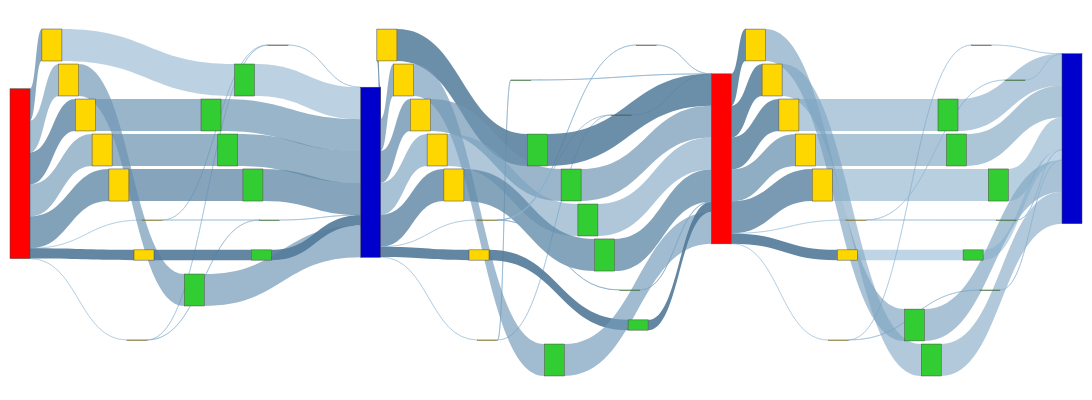

This figure's notebook cell:
### Code cell
f2_nodes, f2_nodes_dict = get_nodes_for_sankey(F2,rm_tags=['sim','agg_r','agg_w'],label_on=False)

# print(node_ref2)

f2_links = get_links_for_sankey(F2, f2_nodes_dict)
fig = go.Figure(go.Sankey(
            node = f2_nodes,
            link = f2_links, orientation='h'))

fig.update_layout(
    autosize=False,
    width=1200,
    height=400,
    margin=dict(
        l=10,
        r=10,
        b=40,
        t=10,
        pad=4
    ),
)
fig.show()
fig.write_html(f"{IMAGE_PATH}/sankey-grouped-sim_agg-vol-vfd.html")

### Figure 1 — Plotly figure (JSON) as saved in the notebook; plotly's stock layout.template omitted (floating-point values rounded to 4 significant figures)
{"data": [{"link": {"color": ["rgba(147.61904761904762, 187.61904761904762, 217.61904761904762, 0.41785714285714287)", "rgba(102.38095238095238, 142.38095238095238, 172.38095238095238, 0.7571428571428571)", "rgba(116.66666666666666, 156.66666666666666, 186.66666666666666, 0.65)", "rgba(95.23809523809524, 135.23809523809524, 165.23809523809524, 0.8107142857142857)", "rgba(114.28571428571428, 154.28571428571428, 184.28571428571428, 0.6678571428571429)", "rgba(97.61904761904762, 137.61904761904762, 167.61904761904762, 0.7928571428571429)", "rgba(147.61904761904762, 187.61904761904762, 217.61904761904762, 0.41785714285714287)", "rgba(83.33333333333333, 123.33333333333333, 153.33333333333331, 0.9)", "rgba(140.47619047619048, 180.47619047619048, 210.47619047619048, 0.4714285714285714)", "rgba(135.71428571428572, 175.71428571428572, 205.71428571428572, 0.5071428571428571)", "rgba(140.47619047619048, 180.47619047619048, 210.47619047619048, 0.4714285714285714)", "rgba(135.71428571428572, 175.71428571428572, 205.71428571428572, 0.5071428571428571)", "rgba(130.95238095238096, 170.95238095238096, 200.95238095238096, 0.5428571428571429)", "rgba(111.9047619047619, 151.9047619047619, 181.9047619047619, 0.6857142857142857)", "rgba(109.52380952380952, 149.52380952380952, 179.52380952380952, 0.7035714285714285)", "rgba(107.14285714285714, 147.14285714285714, 177.14285714285714, 0.7214285714285715)", "rgba(100.0, 140.0, 170.0, 0.775)", "rgba(83.33333333333333, 123.33333333333333, 153.33333333333331, 0.9)", "rgba(140.47619047619048, 180.47619047619048, 210.47619047619048, 0.4714285714285714)", "rgba(135.71428571428572, 175.71428571428572, 205.71428571428572, 0.5071428571428571)", "rgba(130.95238095238096, 170.95238095238096, 200.95238095238096, 0.5428571428571429)", "rgba(111.9047619047619, 151.9047619047619, 181.9047619047619, 0.6857142857142857)", "rgba(109.52380952380952, 149.52380952380952, 179.52380952380952, 0.7035714285714285)", "rgba(107.14285714285714, 147.14285714285714, 177.14285714285714, 0.7214285714285715)", "rgba(100.0, 140.0, 170.0, 0.775)", "rgba(83.33333333333333, 123.33333333333333, 153.33333333333331, 0.9)", "rgba(146.07843137254903, 186.07843137254903, 216.07843137254903, 0.4294117647058824)", "rgba(91.1764705882353, 131.1764705882353, 161.1764705882353, 0.8411764705882353)", "rgba(106.86274509803923, 146.86274509803923, 176.86274509803923, 0.723529411764706)", "rgba(102.94117647058823, 142.94117647058823, 172.94117647058823, 0.7529411764705882)", "rgba(118.62745098039215, 158.62745098039215, 188.62745098039215, 0.6352941176470588)", "rgba(95.09803921568627, 135.09803921568627, 165.09803921568627, 0.8117647058823529)", "rgba(146.07843137254903, 186.07843137254903, 216.07843137254903, 0.4294117647058824)", "rgba(83.33333333333333, 123.33333333333333, 153.33333333333331, 0.9)", "rgba(130.39215686274508, 170.39215686274508, 200.39215686274508, 0.5470588235294118)", "rgba(142.15686274509804, 182.15686274509804, 212.15686274509804, 0.45882352941176474)", "rgba(87.25490196078431, 127.25490196078431, 157.2549019607843, 0.8705882352941177)", "rgba(114.70588235294117, 154.70588235294116, 184.70588235294116, 0.6647058823529413)", "rgba(110.7843137254902, 150.7843137254902, 180.7843137254902, 0.6941176470588235)", "rgba(122.54901960784314, 162.54901960784315, 192.54901960784315, 0.6058823529411765)", "rgba(99.01960784313727, 139.01960784313727, 169.01960784313727, 0.7823529411764706)", "rgba(134.31372549019608, 174.31372549019608, 204.31372549019608, 0.5176470588235295)", "rgba(142.15686274509804, 182.15686274509804, 212.15686274509804, 0.45882352941176474)", "rgba(126.47058823529412, 166.47058823529412, 196.47058823529412, 0.5764705882352942)", "rgba(83.33333333333333, 123.33333333333333, 153.33333333333331, 0.9)", "rgba(130.39215686274508, 170.39215686274508, 200.39215686274508, 0.5470588235294118)", "rgba(138.23529411764707, 178.23529411764707, 208.23529411764707, 0.4882352941176471)", "rgba(87.25490196078431, 127.25490196078431, 157.2549019607843, 0.8705882352941177)", "rgba(114.70588235294117, 154.70588235294116, 184.70588235294116, 0.6647058823529413)", "rgba(110.7843137254902, 150.7843137254902, 180.7843137254902, 0.6941176470588235)", "rgba(122.54901960784314, 162.54901960784315, 192.54901960784315, 0.6058823529411765)", "rgba(99.01960784313727, 139.01960784313727, 169.01960784313727, 0.7823529411764706)", "rgba(134.31372549019608, 174.31372549019608, 204.31372549019608, 0.5176470588235295)", "rgba(83.33333333333333, 123.33333333333333, 153.33333333333331, 0.9)", "rgba(126.47058823529412, 166.47058823529412, 196.47058823529412, 0.5764705882352942)", "rgba(147.61904761904762, 187.61904761904762, 217.61904761904762, 0.41785714285714287)", "rgba(85.71428571428571, 125.71428571428571, 155.71428571428572, 0.8821428571428571)", "rgba(88.0952380952381, 128.0952380952381, 158.0952380952381, 0.8642857142857143)", "rgba(90.47619047619048, 130.47619047619048, 160.47619047619048, 0.8464285714285715)", "rgba(104.76190476190476, 144.76190476190476, 174.76190476190476, 0.7392857142857143)", "rgba(92.85714285714286, 132.85714285714286, 162.85714285714286, 0.8285714285714285)", "rgba(147.61904761904762, 187.61904761904762, 217.61904761904762, 0.41785714285714287)", "rgba(83.33333333333333, 123.33333333333333, 153.33333333333331, 0.9)", "rgba(145.23809523809524, 185.23809523809524, 215.23809523809524, 0.4357142857142857)", "rgba(138.0952380952381, 178.0952380952381, 208.0952380952381, 0.4892857142857143)", "rgba(119.04761904761905, 159.04761904761904, 189.04761904761904, 0.6321428571428571)", "rgba(123.80952380952381, 163.8095238095238, 193.8095238095238, 0.5964285714285714)", "rgba(126.19047619047619, 166.1904761904762, 196.1904761904762, 0.5785714285714286)", "rgba(121.42857142857143, 161.42857142857144, 191.42857142857144, 0.6142857142857143)", "rgba(128.57142857142856, 168.57142857142856, 198.57142857142856, 0.5607142857142857)", "rgba(142.85714285714286, 182.85714285714286, 212.85714285714286, 0.45357142857142857)", "rgba(138.0952380952381, 178.0952380952381, 208.0952380952381, 0.4892857142857143)", "rgba(133.33333333333334, 173.33333333333334, 203.33333333333334, 0.525)", "rgba(145.23809523809524, 185.23809523809524, 215.23809523809524, 0.4357142857142857)", "rgba(119.04761904761905, 159.04761904761904, 189.04761904761904, 0.6321428571428571)", "rgba(123.80952380952381, 163.8095238095238, 193.8095238095238, 0.5964285714285714)", "rgba(126.19047619047619, 166.1904761904762, 196.1904761904762, 0.5785714285714286)", "rgba(121.42857142857143, 161.42857142857144, 191.42857142857144, 0.6142857142857143)", "rgba(128.57142857142856, 168.57142857142856, 198.57142857142856, 0.5607142857142857)", "rgba(142.85714285714286, 182.85714285714286, 212.85714285714286, 0.45357142857142857)", "rgba(138.0952380952381, 178.0952380952381, 208.0952380952381, 0.4892857142857143)", "rgba(133.33333333333334, 173.33333333333334, 203.33333333333334, 0.525)", "rgba(138.0952380952381, 178.0952380952381, 208.0952380952381, 0.4892857142857143)"], "label": ["Access Volume : 0 <br />Access Count : 4 <br />Average Access Size : 0 <br />Operation : write<br />Bandwidth : 0", "Access Volume : 7.42 MB <br />Access Count : 200 <br />Average Access Size : 37.11 KB <br />Operation : write<br />Bandwidth : 2.41 MB/s", "Access Volume : 7.44 MB <br />Access Count : 200 <br />Average Access Size : 37.21 KB <br />Operation : write<br />Bandwidth : 1.87 MB/s", "Access Volume : 7.44 MB <br />Access Count : 200 <br />Average Access Size : 37.2 KB <br />Operation : write<br />Bandwidth : 2.51 MB/s", "Access Volume : 7.44 MB <br />Access Count : 200 <br />Average Access Size : 37.21 KB <br />Operation : write<br />Bandwidth : 1.89 MB/s", "Access Volume : 7.48 MB <br />Access Count : 201 <br />Average Access Size : 37.21 KB <br />Operation : write<br />Bandwidth : 2.48 MB/s", "Access Volume : 0 <br />Access Count : 4 <br />Average Access Size : 0 <br />Operation : write<br />Bandwidth : 0", "Access Volume : 2.4 MB <br />Access Count : 1 <br />Average Access Size : 2.4 MB <br />Operation : write<br />Bandwidth : 1.56 GB/s", "Access Volume : 5.19 KB <br />Access Count : 24 <br />Average Access Size : 216.33 B <br />Operation : write<br />Bandwidth : 292.05 B/s", "Access Volume : 272 B <br />Access Count : 1 <br />Average Access Size : 272 B <br />Operation : write<br />Bandwidth : 176.85 KB/s", "Access Volume : 5.19 KB <br />Access Count : 24 <br />Average Access Size : 216.33 B <br />Operation : write<br />Bandwidth : 292.05 B/s", "Access Volume : 272 B <br />Access Count : 1 <br />Average Access Size : 272 B <br />Operation : write<br />Bandwidth : 176.85 KB/s", "Access Volume : 7.46 MB <br />Access Count : 202 <br />Average Access Size : 36.94 KB <br />Operation : write<br />Bandwidth : 440.16 KB/s", "Access Volume : 7.45 MB <br />Access Count : 200 <br />Average Access Size : 37.24 KB <br />Operation : write<br />Bandwidth : 2.11 MB/s", "Access Volume : 7.45 MB <br />Access Count : 200 <br />Average Access Size : 37.23 KB <br />Operation : write<br />Bandwidth : 2.12 MB/s", "Access Volume : 7.45 MB <br />Access Count : 200 <br />Average Access Size : 37.25 KB <br />Operation : write<br />Bandwidth : 2.13 MB/s", "Access Volume : 7.49 MB <br />Access Count : 201 <br />Average Access Size : 37.25 KB <br />Operation : write<br />Bandwidth : 2.42 MB/s", "Access Volume : 2.4 MB <br />Access Count : 1 <br />Average Access Size : 2.4 MB <br />Operation : write<br />Bandwidth : 1.56 GB/s", "Access Volume : 5.19 KB <br />Access Count : 24 <br />Average Access Size : 216.33 B <br />Operation : write<br />Bandwidth : 292.05 B/s", "Access Volume : 272 B <br />Access Count : 1 <br />Average Access Size : 272 B <br />Operation : write<br />Bandwidth : 176.85 KB/s", "Access Volume : 7.46 MB <br />Access Count : 202 <br />Average Access Size : 36.94 KB <br />Operation : write<br />Bandwidth : 440.16 KB/s", "Access Volume : 7.45 MB <br />Access Count : 200 <br />Average Access Size : 37.24 KB <br />Operation : write<br />Bandwidth : 2.11 MB/s", "Access Volume : 7.45 MB <br />Access Count : 200 <br />Average Access Size : 37.23 KB <br />Operation : write<br />Bandwidth : 2.12 MB/s", "Access Volume : 7.45 MB <br />Access Count : 200 <br />Average Access Size : 37.25 KB <br />Operation : write<br />Bandwidth : 2.13 MB/s", "Access Volume : 7.49 MB <br />Access Count : 201 <br />Average Access Size : 37.25 KB <br />Operation : write<br />Bandwidth : 2.42 MB/s", "Access Volume : 2.4 MB <br />Access Count : 1 <br />Average Access Size : 2.4 MB <br />Operation : write<br />Bandwidth : 1.56 GB/s", "Access Volume : 0 <br />Access Count : 3 <br />Average Access Size : 0 <br />Operation : read<br />Bandwidth : 0", "Access Volume : 7.42 MB <br />Access Count : 200 <br />Average Access Size : 37.11 KB <br />Operation : read<br />Bandwidth : 11.12 MB/s", "Access Volume : 7.44 MB <br />Access Count : 200 <br />Average Access Size : 37.21 KB <br />Operation : read<br />Bandwidth : 10.68 MB/s", "Access Volume : 7.44 MB <br />Access Count : 200 <br />Average Access Size : 37.2 KB <br />Operation : read<br />Bandwidth : 10.69 MB/s", "Access Volume : 7.44 MB <br />Access Count : 200 <br />Average Access Size : 37.21 KB <br />Operation : read<br />Bandwidth : 10.43 MB/s", "Access Volume : 7.48 MB <br />Access Count : 201 <br />Average Access Size : 37.21 KB <br />Operation : read<br />Bandwidth : 10.78 MB/s", "Access Volume : 0 <br />Access Count : 3 <br />Average Access Size : 0 <br />Operation : read<br />Bandwidth : 0", "Access Volume : 2.4 MB <br />Access Count : 1 <br />Average Access Size : 2.4 MB <br />Operation : read<br />Bandwidth : 1.56 GB/s", "Access Volume : 2.18 KB <br />Access Count : 8 <br />Average Access Size : 273 B <br />Operation : read<br />Bandwidth : 46.58 KB/s", "Access Volume : 328 B <br />Access Count : 1 <br />Average Access Size : 328 B <br />Operation : read<br />Bandwidth : 93.56 B/s", "Access Volume : 7.43 MB <br />Access Count : 399 <br />Average Access Size : 18.62 KB <br />Operation : read<br />Bandwidth : 11.19 MB/s", "Access Volume : 7.45 MB <br />Access Count : 400 <br />Average Access Size : 18.62 KB <br />Operation : read<br />Bandwidth : 10.67 MB/s", "Access Volume : 7.45 MB <br />Access Count : 400 <br />Average Access Size : 18.62 KB <br />Operation : read<br />Bandwidth : 10.68 MB/s", "Access Volume : 7.45 MB <br />Access Count : 400 <br />Average Access Size : 18.62 KB <br />Operation : read<br />Bandwidth : 10.41 MB/s", "Access Volume : 7.49 MB <br />Access Count : 402 <br />Average Access Size : 18.62 KB <br />Operation : read<br />Bandwidth : 10.76 MB/s", "Access Volume : 1.57 KB <br />Access Count : 4 <br />Average Access Size : 392 B <br />Operation : read<br />Bandwidth : 32.85 KB/s", "Access Volume : 328 B <br />Access Count : 1 <br />Average Access Size : 328 B <br />Operation : read<br />Bandwidth : 93.56 B/s", "Access Volume : 512 B <br />Access Count : 1 <br />Average Access Size : 512 B <br />Operation : read<br />Bandwidth : 332.9 KB/s", "Access Volume : 2.4 MB <br />Access Count : 1 <br />Average Access Size : 2.4 MB <br />Operation : read<br />Bandwidth : 1.56 GB/s", "Access Volume : 2.18 KB <br />Access Count : 8 <br />Average Access Size : 273 B <br />Operation : read<br />Bandwidth : 46.58 KB/s", "Access Volume : 656 B <br />Access Count : 2 <br />Average Access Size : 328 B <br />Operation : read<br />Bandwidth : 187.13 B/s", "Access Volume : 7.43 MB <br />Access Count : 399 <br />Average Access Size : 18.62 KB <br />Operation : read<br />Bandwidth : 11.19 MB/s", "Access Volume : 7.45 MB <br />Access Count : 400 <br />Average Access Size : 18.62 KB <br />Operation : read<br />Bandwidth : 10.67 MB/s", "Access Volume : 7.45 MB <br />Access Count : 400 <br />Average Access Size : 18.62 KB <br />Operation : read<br />Bandwidth : 10.68 MB/s", "Access Volume : 7.45 MB <br />Access Count : 400 <br />Average Access Size : 18.62 KB <br />Operation : read<br />Bandwidth : 10.41 MB/s", "Access Volume : 7.49 MB <br />Access Count : 402 <br />Average Access Size : 18.62 KB <br />Operation : read<br />Bandwidth : 10.76 MB/s", "Access Volume : 1.57 KB <br />Access Count : 4 <br />Average Access Size : 392 B <br />Operation : read<br />Bandwidth : 32.85 KB/s", "Access Volume : 2.4 MB <br />Access Count : 1 <br />Average Access Size : 2.4 MB <br />Operation : read<br />Bandwidth : 1.56 GB/s", "Access Volume : 512 B <br />Access Count : 1 <br />Average Access Size : 512 B <br />Operation : read<br />Bandwidth : 332.9 KB/s", "Access Volume : 0 <br />Access Count : 3 <br />Average Access Size : 0 <br />Operation : write<br />Bandwidth : 0", "Access Volume : 7.42 MB <br />Access Count : 200 <br />Average Access Size : 37.11 KB <br />Operation : write<br />Bandwidth : 5.64 MB/s", "Access Volume : 7.44 MB <br />Access Count : 200 <br />Average Access Size : 37.21 KB <br />Operation : write<br />Bandwidth : 4.46 MB/s", "Access Volume : 7.44 MB <br />Access Count : 200 <br />Average Access Size : 37.2 KB <br />Operation : write<br />Bandwidth : 4.06 MB/s", "Access Volume : 7.44 MB <br />Access Count : 200 <br />Average Access Size : 37.21 KB <br />Operation : write<br />Bandwidth : 2.37 MB/s", "Access Volume : 7.48 MB <br />Access Count : 201 <br />Average Access Size : 37.21 KB <br />Operation : write<br />Bandwidth : 2.68 MB/s", "Access Volume : 0 <br />Access Count : 3 <br />Average Access Size : 0 <br />Operation : write<br />Bandwidth : 0", "Access Volume : 2.4 MB <br />Access Count : 1 <br />Average Access Size : 2.4 MB <br />Operation : write<br />Bandwidth : 1.56 GB/s", "Access Volume : 562 B <br />Access Count : 4 <br />Average Access Size : 140.5 B <br />Operation : write<br />Bandwidth : 25.2 B/s", "Access Volume : 28 B <br />Access Count : 1 <br />Average Access Size : 28 B <br />Operation : write<br />Bandwidth : 18.21 KB/s", "Access Volume : 7.42 MB <br />Access Count : 398 <br />Average Access Size : 18.63 KB <br />Operation : write<br />Bandwidth : 1.14 MB/s", "Access Volume : 7.45 MB <br />Access Count : 400 <br />Average Access Size : 18.63 KB <br />Operation : write<br />Bandwidth : 912.66 KB/s", "Access Volume : 7.45 MB <br />Access Count : 400 <br />Average Access Size : 18.63 KB <br />Operation : write<br />Bandwidth : 856.42 KB/s", "Access Volume : 7.45 MB <br />Access Count : 400 <br />Average Access Size : 18.63 KB <br />Operation : write<br />Bandwidth : 928.42 KB/s", "Access Volume : 7.49 MB <br />Access Count : 401 <br />Average Access Size : 18.68 KB <br />Operation : write<br />Bandwidth : 530 KB/s", "Access Volume : 876 B <br />Access Count : 5 <br />Average Access Size : 175.2 B <br />Operation : write<br />Bandwidth : 74.18 B/s", "Access Volume : 28 B <br />Access Count : 1 <br />Average Access Size : 28 B <br />Operation : write<br />Bandwidth : 18.21 KB/s", "Access Volume : 2.4 MB <br />Access Count : 1000 <br />Average Access Size : 2.4 KB <br />Operation : write<br />Bandwidth : 328.73 KB/s", "Access Volume : 562 B <br />Access Count : 4 <br />Average Access Size : 140.5 B <br />Operation : write<br />Bandwidth : 25.2 B/s", "Access Volume : 7.42 MB <br />Access Count : 398 <br />Average Access Size : 18.63 KB <br />Operation : write<br />Bandwidth : 1.14 MB/s", "Access Volume : 7.45 MB <br />Access Count : 400 <br />Average Access Size : 18.63 KB <br />Operation : write<br />Bandwidth : 912.66 KB/s", "Access Volume : 7.45 MB <br />Access Count : 400 <br />Average Access Size : 18.63 KB <br />Operation : write<br />Bandwidth : 856.42 KB/s", "Access Volume : 7.45 MB <br />Access Count : 400 <br />Average Access Size : 18.63 KB <br />Operation : write<br />Bandwidth : 928.42 KB/s", "Access Volume : 7.49 MB <br />Access Count : 401 <br />Average Access Size : 18.68 KB <br />Operation : write<br />Bandwidth : 530 KB/s", "Access Volume : 876 B <br />Access Count : 5 <br />Average Access Size : 175.2 B <br />Operation : write<br />Bandwidth : 74.18 B/s", "Access Volume : 28 B <br />Access Count : 1 <br />Average Access Size : 28 B <br />Operation : write<br />Bandwidth : 18.21 KB/s", "Access Volume : 2.4 MB <br />Access Count : 1000 <br />Average Access Size : 2.4 KB <br />Operation : write<br />Bandwidth : 328.73 KB/s", "Access Volume : 28 B <br />Access Count : 1 <br />Average Access Size : 28 B <br />Operation : write<br />Bandwidth : 18.21 KB/s"], "source": [0, 0, 0, 0, 0, 0, 0, 0, 1, 1, 2, 2, 3, 4, 5, 6, 7, 8, 9, 10, 11, 12, 13, 14, 15, 16, 17, 17, 17, 17, 17, 17, 17, 17, 18, 18, 19, 20, 21, 22, 23, 24, 24, 24, 25, 26, 27, 28, 29, 30, 31, 32, 33, 34, 35, 36, 36, 36, 36, 36, 36, 36, 36, 37, 37, 38, 39, 40, 41, 42, 43, 43, 44, 45, 46, 47, 48, 49, 50, 51, 52, 53, 54], "target": [1, 3, 4, 5, 6, 7, 2, 8, 9, 10, 9, 10, 11, 12, 13, 14, 15, 16, 17, 17, 17, 17, 17, 17, 17, 17, 18, 19, 20, 21, 22, 23, 24, 25, 26, 27, 28, 29, 30, 31, 32, 33, 27, 35, 34, 36, 36, 36, 36, 36, 36, 36, 36, 36, 36, 37, 38, 39, 40, 41, 42, 43, 44, 45, 52, 46, 47, 48, 49, 50, 51, 54, 53, 55, 55, 55, 55, 55, 55, 55, 55, 55, 55], "value": [1, 7422108, 7441148, 7440164, 7442936, 7479508, 1, 2400000, 5192, 272, 5192, 272, 7460880, 7447968, 7446976, 7449760, 7486392, 2400000, 5192, 272, 7460880, 7447968, 7446976, 7449760, 7486392, 2400000, 1, 7422108, 7441148, 7440164, 7442936, 7479508, 1, 2400000, 2184, 328, 7428880, 7447968, 7446976, 7449760, 7486392, 1568, 328, 512, 2400000, 2184, 656, 7428880, 7447968, 7446976, 7449760, 7486392, 1568, 2400000, 512, 1, 7422108, 7441148, 7440164, 7442936, 7479508, 1, 2400000, 562, 28, 7416064, 7451168, 7450176, 7452960, 7489592, 876, 28, 2400000, 562, 7416064, 7451168, 7450176, 7452960, 7489592, 876, 28, 2400000, 28]}, "node": {"color": ["Red", "Gold", "Gold", "Gold", "Gold", "Gold", "Gold", "Gold", "Gold", "LimeGreen", "LimeGreen", "LimeGreen", "LimeGreen", "LimeGreen", "LimeGreen", "LimeGreen", "LimeGreen", "MediumBlue", "Gold", "Gold", "Gold", "Gold", "Gold", "Gold", "Gold", "Gold", "LimeGreen", "LimeGreen", "LimeGreen", "LimeGreen", "LimeGreen", "LimeGreen", "LimeGreen", "LimeGreen", "LimeGreen", "LimeGreen", "Red", "Gold", "Gold", "Gold", "Gold", "Gold", "Gold", "Gold", "Gold", "LimeGreen", "LimeGreen", "LimeGreen", "LimeGreen", "LimeGreen", "LimeGreen", "LimeGreen", "LimeGreen", "LimeGreen", "LimeGreen", "MediumBlue"], "label": [], "x": [0, 0.1094, 0.1328, 0.03906, 0.05469, 0.07031, 0.08594, 0.1016, 0.125, 0.25, 0.2422, 0.2188, 0.1719, 0.1875, 0.2031, 0.2266, 0.2344, 0.3125, 0.4219, 0.3516, 0.3672, 0.3828, 0.3984, 0.4141, 0.4453, 0.4375, 0.4766, 0.5703, 0.4922, 0.5078, 0.5234, 0.5391, 0.5547, 0.5938, 0.5859, 0.5781, 0.6562, 0.7734, 0.6953, 0.7109, 0.7266, 0.7422, 0.7578, 0.7891, 0.7812, 0.9062, 0.8438, 0.8594, 0.875, 0.8828, 0.9219, 0.9375, 0.9141, 0.8984, 0.9297, 1], "y": [0, 0, 0.6, 0.1, 0.2, 0.3, 0.4, 0.5, 0.7, 0.1, 0.6, 0.2, 0.8, 0.3, 0.4, 0.5, 0.7, 0, 0, 0.1, 0.2, 0.3, 0.4, 0.5, 0.6, 0.7, 0.2, 0.3, 0.4, 1, 0.5, 0.6, 0.7, 0.1, 0.9, 0.8, 0, 0, 0.1, 0.2, 0.3, 0.4, 0.5, 0.6, 0.7, 0.1, 0.9, 1, 0.3, 0.4, 0.5, 0.2, 0.8, 0.7, 0.6, 0]}, "orientation": "h", "type": "sankey"}], "layout": {"autosize": false, "height": 400, "margin": {"b": 40, "l": 10, "pad": 4, "r": 10, "t": 10}, "width": 1200}}
